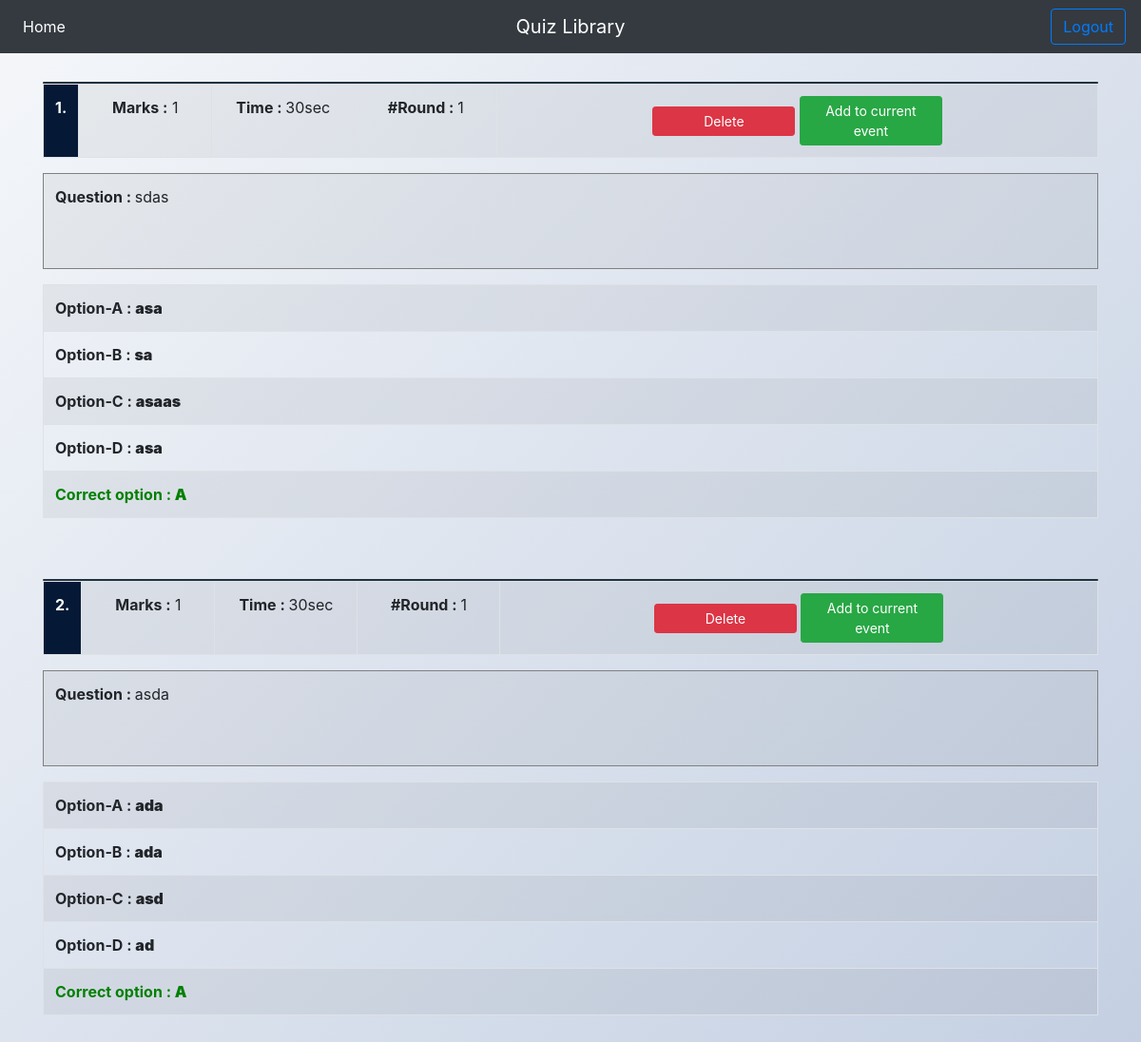
The page /Display/Library.php?event=1 on the database its author committed.
### tables this page shows
CREATE TABLE `quiz_library` (
  `id` int(255) NOT NULL,
  `question` longtext NOT NULL,
  `option_a` text NOT NULL,
  `option_b` text NOT NULL,
  `option_c` text NOT NULL,
  `option_d` text NOT NULL,
  `correct_option` text NOT NULL,
  `marks` text NOT NULL,
  `time` text NOT NULL,
  `round` text NOT NULL
);

### Display/Library.php (the view, shortened to what this page needs)
<?php
    $number =0;
  $event = $_GET['event'];
  if($event==1){
  $table = 'quiz_library';
  }
?>
<!DOCTYPE html>
<html lang="en">
<head>
  <link rel="stylesheet" href="https://maxcdn.bootstrapcdn.com/bootstrap/4.3.1/css/bootstrap.min.css">
  <link rel="stylesheet" href="https://cdnjs.cloudflare.com/ajax/libs/font-awesome/4.7.0/css/font-awesome.min.css">
  <link rel="stylesheet" href="https://cdnjs.cloudflare.com/ajax/libs/tempusdominus-bootstrap-4/5.0.1/css/tempusdominus-bootstrap-4.min.css"/>
  <link rel="stylesheet" href="https://stackpath.bootstrapcdn.com/bootstrap/4.3.1/css/bootstrap.min.css">
   <link href="../CSS/display.css" rel="stylesheet">
</head>
<body>
<nav class="navbar navbar-expand-md navbar-dark bg-dark">
    <div class="navbar-collapse collapse w-100 order-1 order-md-0 dual-collapse2">
        <ul class="navbar-nav mr-auto">
            <li class="nav-item active">
                 <a class="nav-link" href="../menu.php"> Home </a>
            </li>
         </ul>
    </div>
    <div class="mx-auto order-0 text-center text-white">
        <?php
          if($event==1){
          ?>
          <a class="navbar-brand mx-auto">Quiz Library</a>
          <?php
          }
          ?>
    </div>
    <div class="navbar-collapse collapse w-100 order-3 dual-collapse2">
        <ul class="navbar-nav ml-auto">
            <li class="nav-item">
                 <a href="../logout.php" class="btn btn-outline-primary my-2 my-sm-0">Logout</a>
            </li>
        </ul>
    </div>
</nav>
 <main role="main" class="container" style="margin-top: 30px">
    <?php
           include '../database_connect.php';
           $q ="SELECT * FROM $table";
           $query = mysqli_query($con,$q);
           while($res = mysqli_fetch_array($query)){
                    $number++;
   ?>
<table class="table table-striped table-hover table-bordered">
 <div class="card" style="background-color: #243949">
<tr class="text-center">
<td class="text-white" style="width: 10px; background-color: #051937"><b><?php echo $number ?>.</b> </td>
<td style="width: 140px;"> <b> Marks :</b> <?php echo $res['marks']; ?> </td>
<td style="width: 150px;"> <b> Time : </b> <?php echo $res['time']; ?></td>
<td style="width: 150px;"> <b> #Round : </b> <?php echo $res['round']; ?></td>
<td >
 <div class="col text-center" >
 <a class="btn btn-danger btn-sm text-white"  style="width: 150px"
 href="delete_library.php?id=<?php echo $res['id']; ?>&library=<?php echo $event; ?>"  > Delete </a>
 <a class="btn btn-success btn-sm text-white"  style="width: 150px"
  href="CurrentEventMove.php?id=<?php echo $res['id']; ?>&library=<?php echo $event; ?>"   > Add to current event </a>
</div>
</td>
</tr>
</table>
<table class="table table-striped table-hover table-bordered">
<tr>
<td style="border-color: grey; height: 100px"><b>Question : </b> <?php echo $res['question']; ?></td>
</tr>
</table>
<table class="table table-striped table-hover table-bordered">
<tr>
<td > <b> Option-A :    <b> <?php echo $res['option_a']; ?></td>
</tr>
<tr>
<td> <b> Option-B :     <b> <?php echo $res['option_b']; ?></td>
</tr>
<tr>
<td > <b> Option-C :    <b> <?php echo $res['option_c']; ?></td>
</tr>
<tr>
<td> <b> Option-D :     <b> <?php echo $res['option_d']; ?></td>
</tr>
<tr>
<td style="color: green"><b> Correct option : <b> <?php echo $res['correct_option']; ?> </td>
</tr>
</table>
      <br><br>
    <?php
    }
    ?>
 </main>
</body>
</html>

### CSS/display.css (style rules this page uses)
html, body { height: auto; }
body { background-image: linear-gradient(135deg, #f5f7fa 0%, #c3cfe2 100%); }

### rows shown on the page
quiz_library: marks "1", time "30sec", round "1", question "sdas", option_a "asa", option_b "sa", option_c "asaas", option_d "asa", correct_option "A"
quiz_library: marks "1", time "30sec", round "1", question "asda", option_a "ada", option_b "ada", option_c "asd", option_d "ad", correct_option "A"
